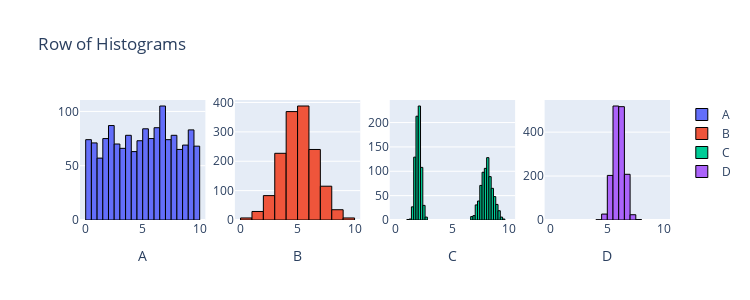

Write notebook code for a chart like this one.
### Code cell
#Question4(run codes)
from scipy import stats
import plotly.graph_objects as go
from plotly.subplots import make_subplots
import numpy as np

n = 1500
data1 = stats.uniform.rvs(0, 10, size=n)
data2 = stats.norm.rvs(5, 1.5, size=n)
data3 = np.r_[stats.norm.rvs(2, 0.25, size=int(n/2)), stats.norm.rvs(8, 0.5, size=int(n/2))]
data4 = stats.norm.rvs(6, 0.5, size=n)

fig = make_subplots(rows=1, cols=4)

fig.add_trace(go.Histogram(x=data1, name='A', nbinsx=30, marker=dict(line=dict(color='black', width=1))), row=1, col=1)
fig.add_trace(go.Histogram(x=data2, name='B', nbinsx=15, marker=dict(line=dict(color='black', width=1))), row=1, col=2)
fig.add_trace(go.Histogram(x=data3, name='C', nbinsx=45, marker=dict(line=dict(color='black', width=1))), row=1, col=3)
fig.add_trace(go.Histogram(x=data4, name='D', nbinsx=15, marker=dict(line=dict(color='black', width=1))), row=1, col=4)

fig.update_layout(height=300, width=750, title_text="Row of Histograms")
fig.update_xaxes(title_text="A", row=1, col=1)
fig.update_xaxes(title_text="B", row=1, col=2)
fig.update_xaxes(title_text="C", row=1, col=3)
fig.update_xaxes(title_text="D", row=1, col=4)
fig.update_xaxes(range=[-0.5, 10.5])

for trace in fig.data:
    trace.xbins = dict(start=0, end=10)
    
# This code was produced by just making requests to Microsoft Copilot
# https://github.com/pointOfive/stat130chat130/blob/main/CHATLOG/wk3/COP/SLS/0001_concise_makeAplotV1.md

fig.show() # USE `fig.show(renderer="png")` FOR ALL GitHub and MarkUs SUBMISSIONS

### Figure 1 — Plotly figure (JSON) as saved in the notebook; plotly's stock layout.template omitted (floating-point values rounded to 4 significant figures; data arrays with more than 128 entries replaced by an {"elided": "..."} marker saying what was removed)
{"data": [{"marker": {"line": {"color": "black", "width": 1}}, "name": "A", "nbinsx": 30, "type": "histogram", "x": {"elided": "1500 float values"}, "xaxis": "x", "xbins": {"end": 10, "start": 0}, "yaxis": "y"}, {"marker": {"line": {"color": "black", "width": 1}}, "name": "B", "nbinsx": 15, "type": "histogram", "x": {"elided": "1500 float values"}, "xaxis": "x2", "xbins": {"end": 10, "start": 0}, "yaxis": "y2"}, {"marker": {"line": {"color": "black", "width": 1}}, "name": "C", "nbinsx": 45, "type": "histogram", "x": {"elided": "1500 float values"}, "xaxis": "x3", "xbins": {"end": 10, "start": 0}, "yaxis": "y3"}, {"marker": {"line": {"color": "black", "width": 1}}, "name": "D", "nbinsx": 15, "type": "histogram", "x": {"elided": "1500 float values"}, "xaxis": "x4", "xbins": {"end": 10, "start": 0}, "yaxis": "y4"}], "layout": {"height": 300, "title": {"text": "Row of Histograms"}, "width": 750, "xaxis": {"anchor": "y", "domain": [0, 0.2125], "range": [-0.5, 10.5], "title": {"text": "A"}}, "xaxis2": {"anchor": "y2", "domain": [0.2625, 0.475], "range": [-0.5, 10.5], "title": {"text": "B"}}, "xaxis3": {"anchor": "y3", "domain": [0.525, 0.7375], "range": [-0.5, 10.5], "title": {"text": "C"}}, "xaxis4": {"anchor": "y4", "domain": [0.7875, 1], "range": [-0.5, 10.5], "title": {"text": "D"}}, "yaxis": {"anchor": "x", "domain": [0, 1]}, "yaxis2": {"anchor": "x2", "domain": [0, 1]}, "yaxis3": {"anchor": "x3", "domain": [0, 1]}, "yaxis4": {"anchor": "x4", "domain": [0, 1]}}}
